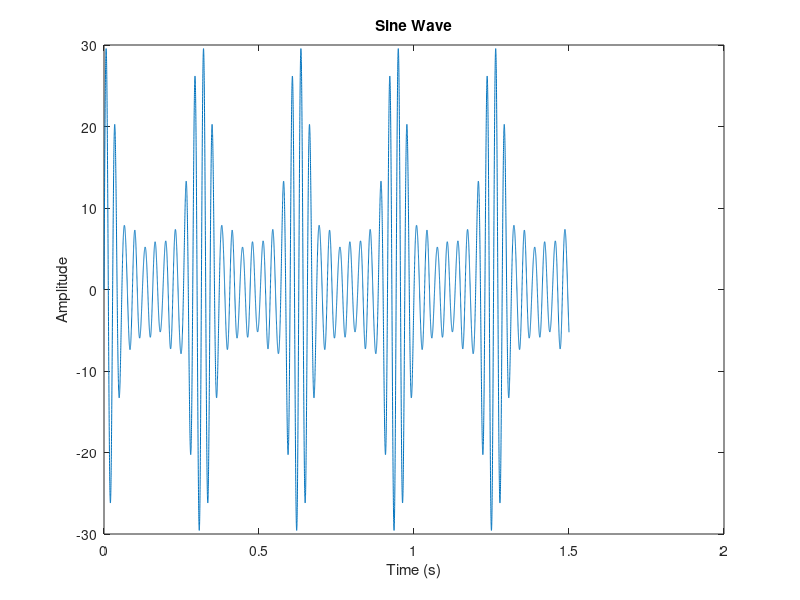

This figure's MATLAB source:
% Define time vector
t = 0:0.0001:1.5; % Time range from 0 to 10 seconds with 0.01 second steps


% Generate the sine wave
y = 10*sin(200*t) + 8*sin(220*t) + 6*sin(240*t) + 4*sin(260*t) + 2*sin(280*t);

% Create the plot
figure;
plot(t, y);
xlabel('Time (s)');
ylabel('Amplitude');
title('Sine Wave');
